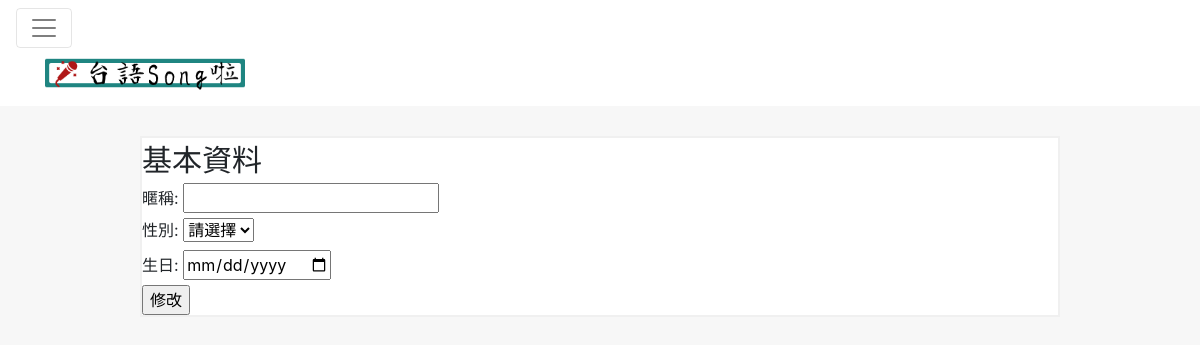
The page /userinfoedit/ (signed in) on the database as committed earlier.
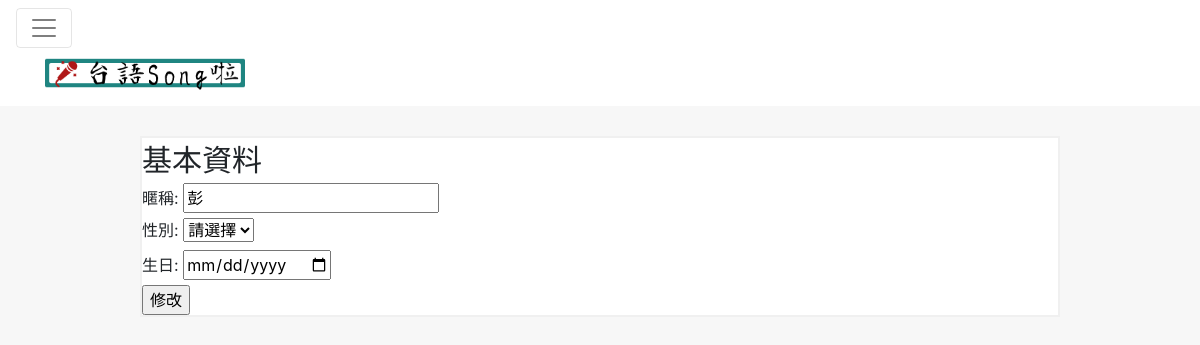
The same page on the database as committed later.
### mainsite/models.py (models this page shows, shortened)
class Profile(models.Model):
	user = models.OneToOneField(User, on_delete=models.CASCADE)
	nickname = models.CharField(max_length=20, blank=True)
	gender = models.NullBooleanField()
	birthdate = models.DateField(null=True, blank=True)
	profileImg = models.ImageField(null=True, blank=True)

### mainsite/views.py (the view)
# urls.py: url(r'^userinfoedit/$', userinfoEdit),
def userinfoEdit(request):
	template = 'userinfoedit.html'
	args = {}
	username = request.user.username
	user = User.objects.get(username=username)
	userinfo = Profile.objects.get(user=user)
	args['user'] = user
	args['userinfo'] = userinfo
	return render(request, template, args)

### templates/userinfoedit.html (shortened to what this page needs)
{% extends 'base.html' %}
{% block content %}
<div class="row">
	<div class="col-md-10 offset-md-1">
		<div class="my-block">
			<span style="font-size:30px;">基本資料</span>
			<form action="/userinfo/{{ user.username }}/videos" method="POST">
				<label for="nickname">暱稱: </label>
				<input type="text" name="nickname" value="{{ userinfo.nickname }}"><br>
				<label for="gender">性別: </label>
				<select name="gender">
					<option value="-1" selected disabled>請選擇</option>
				</select><br>
				<label for="birthdate">生日: </label>
				<input type="date" name="birthdate"><br>
				<input type="submit" value="修改">
			</form>
		</div>
	</div>
</div>
{% endblock %}

Rows that differ between the two databases and show on the page:
now on this page (row edited): Profile: nickname "彭"
